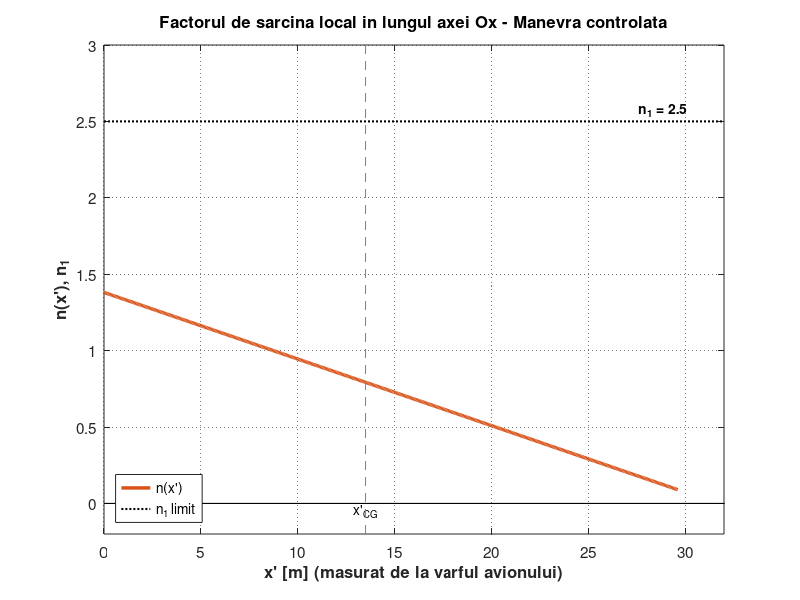

MATLAB code to generate this figure:
% =========================================================================
% PROIECT SAvMC / SSAv - MANEVRA CONTROLATA DE PROFUNDOR
% Aeronava: Fokker F28 Mk 4000
% =========================================================================

clear; clc; close all;

%% 1. Date de intrare specifice
L_tot = 29.61;          % Lungimea totala a fuzelajului [m]
x_CG = 13.5;            % Pozitia centrului de greutate de la varf [m]
r_y = 7.4;              % Raza de giratie [m]
L_ao = 11.5;            % Bratul ampenajului orizontal [m]
g = 9.81;               % Acceleratia gravitationala [m/s^2]
V_A = 116.92;           % Viteza de manevra [m/s]
n1 = 2.5;               % Factorul de sarcina maxim (FAR-25)

%% 2. Calcule cinematice si dinamice
epsilon_y = (20 / V_A) * n1 * (n1 - 1.5); % 0.4276 rad/s^2

%% 3. Generarea distributiei n(x')
x = linspace(0, L_tot, 500);
n_x = 1 - (epsilon_y / g) * ((r_y^2 / L_ao) + (x - x_CG));

%% 4. Trasarea Graficului 
figure('Color', [1 1 1], 'Position', [150, 150, 850, 550]);
hold on; box on;

plot(x, n_x, 'Color', [0.8500 0.3250 0.0980], 'LineWidth', 2.5);
plot([0 32], [n1 n1], 'k:', 'LineWidth', 1.5);

xlim([0 32]);
ylim([-0.2 3.0]);
grid on;
set(gca, 'GridLineStyle', ':', 'GridAlpha', 0.6, 'FontSize', 11);

text(L_tot - 2, n1 + 0.08, 'n_1 = 2.5', 'FontSize', 10, 'FontWeight', 'bold');
text(x_CG, -0.05, 'x''_{CG}', 'FontSize', 10, 'HorizontalAlignment', 'center');

plot([0 35], [0 0], 'k-', 'LineWidth', 0.8);
plot([x_CG x_CG], [-0.2 3.0], '--', 'Color', [0.5 0.5 0.5]);

xlabel('x'' [m] (masurat de la varful avionului)', 'FontSize', 12, 'FontWeight', 'bold');
ylabel('n(x''), n_1', 'FontSize', 12, 'FontWeight', 'bold');
title('Factorul de sarcina local in lungul axei Ox - Manevra controlata', ...
      'FontSize', 12, 'FontWeight', 'bold');

legend({'n(x'')', 'n_1 limit'}, 'Location', 'southwest', 'FontSize', 10);

hold off;
